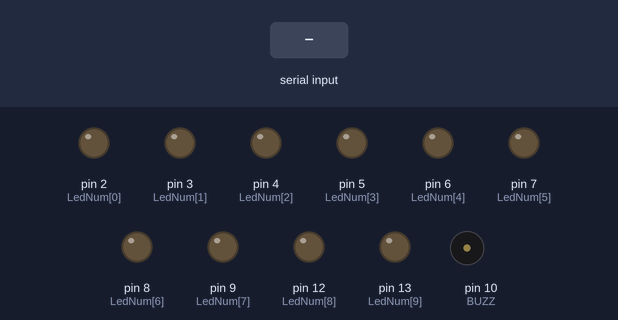
The sketch below on a simulated Arduino Uno, built with avr-gcc and run on an emulated ATmega328P. Shown: output pins drawn as LEDs (lit = HIGH), buzzer (waves = sounding). Inputs (shaded band) come from the test bench. Pins used as bus, display or sensor lines are not drawn; what the sketch prints to the serial monitor is not drawn.

Above: at 5.8 s.
5.9 s: "1" received over the second serial link
At 7.79 s:
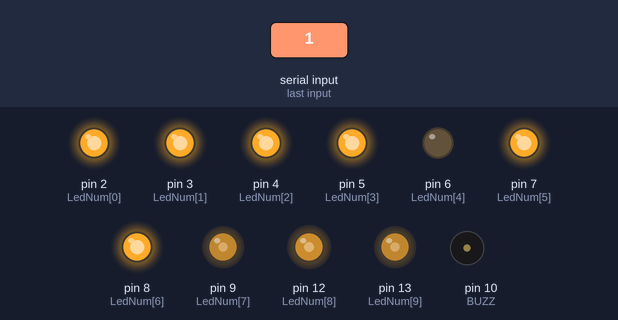
At 8.94 s:
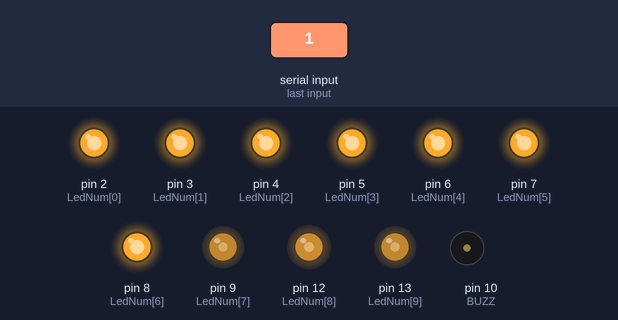
10.0 s: "0" received over the second serial link
At 11.6 s:
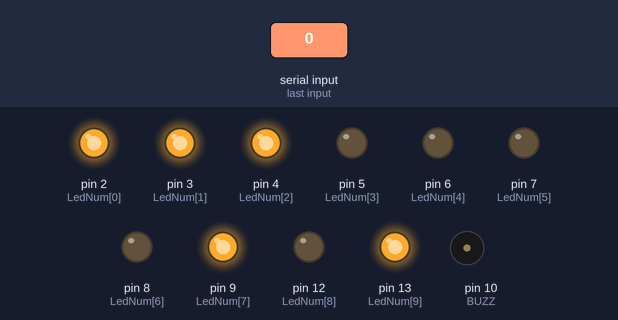
Timing chart, 0 to 19.5 s (numbered marks = the images above; inputs shaded):
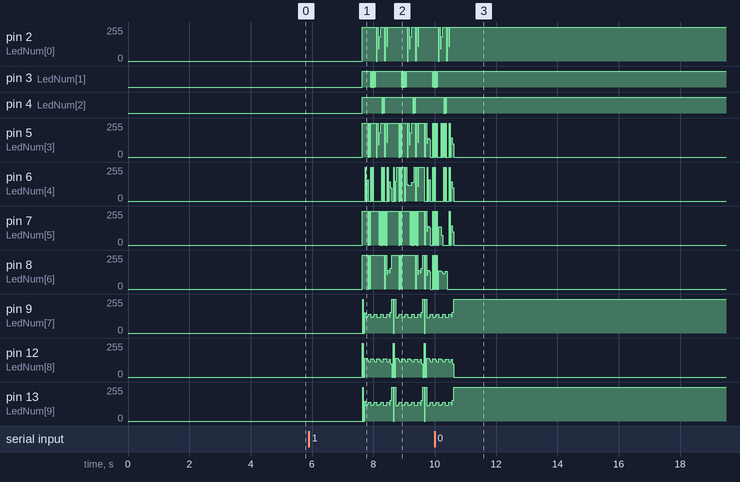

Measured:
- after the input at 10.0 s, pin 3 (LedNum[1]): goes on until 10.1 s, then stays HIGH; pin 4 (LedNum[2]): goes on until 10.4 s, then stays HIGH; pin 8 (LedNum[6]): goes on until 10.4 s, then stays 0/255; pin 9 (LedNum[7]), pin 13 (LedNum[9]): goes on until 10.6 s, then stays 255/255; pin 12 (LedNum[8]): goes on until 10.6 s, then stays 0/255

The sketch:

Rocket_Launch_Sys.ino
```cpp
#include <SoftwareSerial.h>

SoftwareSerial mySerial(11, 10); // RX, Tx ( RX is connected with Buzzer)
char Data = 0; // Data from Bluetooth

int LedNum[] = {2,3,4,5,6,7,8,9,12,13};
int Numset_DPo[10][8] = { // DP on
{1,1,1,1,0,1,1,1}, //9
{1,1,1,1,1,1,1,1}, //8
{1,1,1,0,0,0,0,1}, //7
{1,0,1,1,1,1,1,1}, //6
{1,0,1,1,0,1,1,1}, //5
{0,1,1,0,0,1,1,1}, //4
{1,1,1,1,0,0,1,1}, //3
{1,1,0,1,1,0,1,1}, //2
{0,1,1,0,0,0,0,1}, //1
{1,1,1,1,1,1,0,1} //0
};
int Numset_DPx[10][8] = { // DP off
{1,1,1,1,0,1,1,0}, //9
{1,1,1,1,1,1,1,0}, //8
{1,1,1,0,0,0,0,0}, //7
{1,0,1,1,1,1,1,0}, //6
{1,0,1,1,0,1,1,0}, //5
{0,1,1,0,0,1,1,0}, //4
{1,1,1,1,0,0,1,0}, //3
{1,1,0,1,1,0,1,0}, //2
{0,1,1,0,0,0,0,0}, //1
{1,1,1,1,1,1,0,0} //0
};

unsigned int BUZZ = 10;
unsigned int TONE = 392;

void setup(){
Serial.begin(9600); // Pc - Arduino
mySerial.begin(9600); // Arduino - Bluetooth
for (int i=0; i<10; i++){
pinMode(LedNum[i], OUTPUT);
}
pinMode(BUZZ, OUTPUT); // For BUZZ
}

void loop(){
if (mySerial.available()) { // Bluetooth -> Arduino
Serial.write(Serial.read());
Data = mySerial.read();
if (Data == '1'){
mySerial.println("T-10 Seconds, Ready for Launch");
for(int i=0; i<10; i++){
for(int j=0; j<10; j++){
for(int l=0; l<5; l++){
for(int k=0; k<8; k++){
digitalWrite(LedNum[9],LOW);
digitalWrite(LedNum[8],HIGH);
digitalWrite(LedNum[k],Numset_DPx[j][k]);
}
delay(9);
for(int k=0; k<8; k++){
digitalWrite(LedNum[8],LOW);
digitalWrite(LedNum[9],HIGH);
digitalWrite(LedNum[k],Numset_DPo[i][k]);
}
delay(9);
}
}
Data = mySerial.read();
if (Data == '0'){ // Whenever you want, you can stop System
mySerial.println("Emergency Stop !");
while(1) {
digitalWrite(BUZZ, LOW);
tone(BUZZ, TONE);
delay(500);
tone(BUZZ, TONE);
digitalWrite(BUZZ,HIGH);
noTone(BUZZ);
delay(2000);
}
}
digitalWrite(BUZZ, LOW);
tone(BUZZ, TONE);
delay(100);
digitalWrite(BUZZ,HIGH);
noTone(BUZZ);
}
mySerial.println("We have lift off");
while(1){
for(int i=0; i<10; i++){
digitalWrite(LedNum[8],LOW);
digitalWrite(LedNum[9],LOW);
digitalWrite(LedNum[i],Numset_DPx[10][i]);
digitalWrite(BUZZ, LOW);
tone(BUZZ, TONE);
}
}
}
}
else {
mySerial.println("Waiting for the Launch Signal...");
delay(2500);
}
}
```
